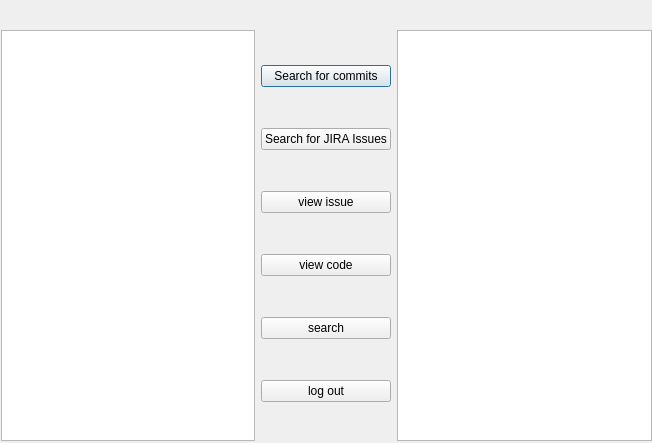
<?xml version="1.0" encoding="UTF-8"?>
<ui version="4.0">
 <class>Hhomepage</class>
 <widget class="QDialog" name="Hhomepage">
  <property name="geometry">
   <rect>
    <x>0</x>
    <y>0</y>
    <width>652</width>
    <height>443</height>
   </rect>
  </property>
  <property name="windowTitle">
   <string>Dialog</string>
  </property>
  <widget class="QWidget" name="layoutWidget">
   <property name="geometry">
    <rect>
     <x>1</x>
     <y>30</y>
     <width>651</width>
     <height>411</height>
    </rect>
   </property>
   <layout class="QHBoxLayout" name="horizontalLayout">
    <item>
     <widget class="QListWidget" name="issue"/>
    </item>
    <item>
     <layout class="QVBoxLayout" name="verticalLayout">
      <item>
       <widget class="QPushButton" name="commitButton">
        <property name="text">
         <string>Search for commits</string>
        </property>
       </widget>
      </item>
      <item>
       <widget class="QPushButton" name="issuebButton">
        <property name="text">
         <string>Search for JIRA Issues</string>
        </property>
       </widget>
      </item>
      <item>
       <widget class="QPushButton" name="Vissue">
        <property name="text">
         <string>view issue</string>
        </property>
       </widget>
      </item>
      <item>
       <widget class="QPushButton" name="Vcode">
        <property name="text">
         <string>view code</string>
        </property>
       </widget>
      </item>
      <item>
       <widget class="QPushButton" name="search">
        <property name="text">
         <string>search</string>
        </property>
       </widget>
      </item>
      <item>
       <widget class="QPushButton" name="Log_out">
        <property name="text">
         <string>log out</string>
        </property>
       </widget>
      </item>
     </layout>
    </item>
    <item>
     <widget class="QListWidget" name="code"/>
    </item>
   </layout>
  </widget>
 </widget>
 <resources/>
 <connections/>
</ui>
